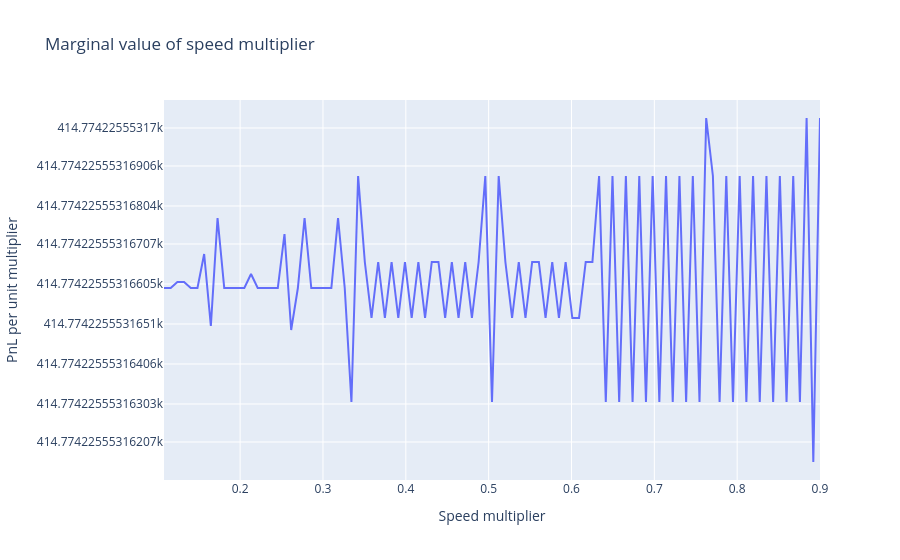

This figure's notebook cell:
### Code cell
# step 2: marginal value of speed multiplier, now using the correct R and SC for each point
# for each sp_pct, compute dPnL/d(speed_mult) using the stored optimal r, sc
records_mv = []

for sp_pct, group in df_step1.groupby("sp_pct"):
    group = group.sort_values("speed_mult").reset_index(drop=True)
    for idx in range(1, len(group)):
        r_mid  = (group.loc[idx, "r"]  + group.loc[idx-1, "r"])  / 2
        sc_mid = (group.loc[idx, "sc"] + group.loc[idx-1, "sc"]) / 2
        dm     = group.loc[idx, "speed_mult"] - group.loc[idx-1, "speed_mult"]
        dpnl   = group.loc[idx, "pnl"]        - group.loc[idx-1, "pnl"]
        records_mv.append({
            "sp_pct":        sp_pct,
            "speed_mult_mid": (group.loc[idx, "speed_mult"] + group.loc[idx-1, "speed_mult"]) / 2,
            "marginal_value": dpnl / dm,
            "r":             r_mid,
            "sc":            sc_mid,
        })

df_mv = pd.DataFrame(records_mv)

# plot: one line per sp_pct
fig = go.Figure()
for sp_pct, group in df_mv.groupby("sp_pct"):
    fig.add_trace(go.Scatter(
        x=group["speed_mult_mid"],
        y=group["marginal_value"],
        mode="lines",
        name=f"sp={sp_pct:.0f}%",
    ))

fig.update_layout(
    title="Marginal value of speed multiplier (at optimal R/SC for each sp_pct)",
    xaxis_title="Speed multiplier",
    yaxis_title="PnL gained per unit of multiplier",
    height=500
)
fig.show()

### Figure 1 — Plotly figure (JSON) as saved in the notebook; plotly's stock layout.template omitted (floating-point values rounded to 4 significant figures)
{"data": [{"mode": "lines", "type": "scatter", "x": [0.1081, 0.1162, 0.1242, 0.1323, 0.1404, 0.1485, 0.1566, 0.1646, 0.1727, 0.1808, 0.1889, 0.197, 0.2051, 0.2131, 0.2212, 0.2293, 0.2374, 0.2455, 0.2535, 0.2616, 0.2697, 0.2778, 0.2859, 0.2939, 0.302, 0.3101, 0.3182, 0.3263, 0.3343, 0.3424, 0.3505, 0.3586, 0.3667, 0.3747, 0.3828, 0.3909, 0.399, 0.4071, 0.4152, 0.4232, 0.4313, 0.4394, 0.4475, 0.4556, 0.4636, 0.4717, 0.4798, 0.4879, 0.496, 0.504, 0.5121, 0.5202, 0.5283, 0.5364, 0.5444, 0.5525, 0.5606, 0.5687, 0.5768, 0.5848, 0.5929, 0.601, 0.6091, 0.6172, 0.6253, 0.6333, 0.6414, 0.6495, 0.6576, 0.6657, 0.6737, 0.6818, 0.6899, 0.698, 0.7061, 0.7141, 0.7222, 0.7303, 0.7384, 0.7465, 0.7545, 0.7626, 0.7707, 0.7788, 0.7869, 0.7949, 0.803, 0.8111, 0.8192, 0.8273, 0.8354, 0.8434, 0.8515, 0.8596, 0.8677, 0.8758, 0.8838, 0.8919, 0.9], "y": [414800.0, 414800.0, 414800.0, 414800.0, 414800.0, 414800.0, 414800.0, 414800.0, 414800.0, 414800.0, 414800.0, 414800.0, 414800.0, 414800.0, 414800.0, 414800.0, 414800.0, 414800.0, 414800.0, 414800.0, 414800.0, 414800.0, 414800.0, 414800.0, 414800.0, 414800.0, 414800.0, 414800.0, 414800.0, 414800.0, 414800.0, 414800.0, 414800.0, 414800.0, 414800.0, 414800.0, 414800.0, 414800.0, 414800.0, 414800.0, 414800.0, 414800.0, 414800.0, 414800.0, 414800.0, 414800.0, 414800.0, 414800.0, 414800.0, 414800.0, 414800.0, 414800.0, 414800.0, 414800.0, 414800.0, 414800.0, 414800.0, 414800.0, 414800.0, 414800.0, 414800.0, 414800.0, 414800.0, 414800.0, 414800.0, 414800.0, 414800.0, 414800.0, 414800.0, 414800.0, 414800.0, 414800.0, 414800.0, 414800.0, 414800.0, 414800.0, 414800.0, 414800.0, 414800.0, 414800.0, 414800.0, 414800.0, 414800.0, 414800.0, 414800.0, 414800.0, 414800.0, 414800.0, 414800.0, 414800.0, 414800.0, 414800.0, 414800.0, 414800.0, 414800.0, 414800.0, 414800.0, 414800.0, 414800.0]}], "layout": {"title": {"text": "Marginal value of speed multiplier"}, "xaxis": {"title": {"text": "Speed multiplier"}}, "yaxis": {"title": {"text": "PnL per unit multiplier"}}}}
